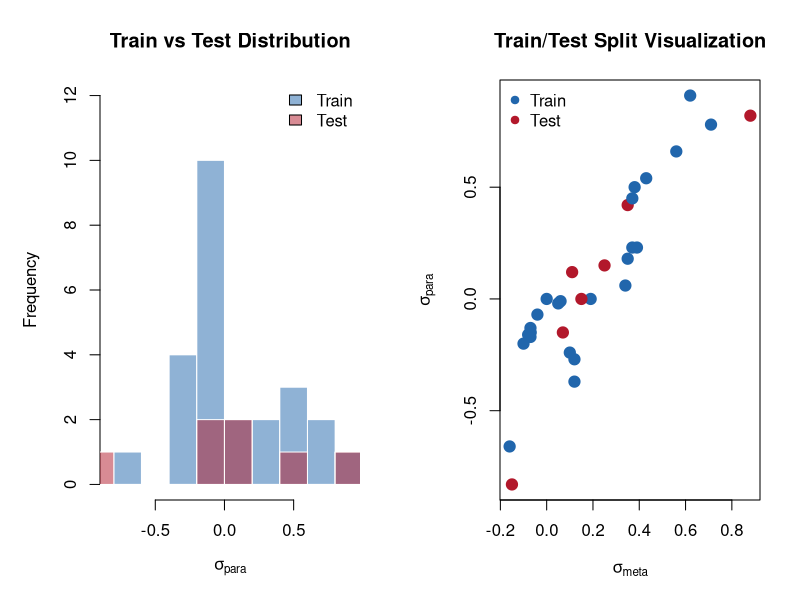
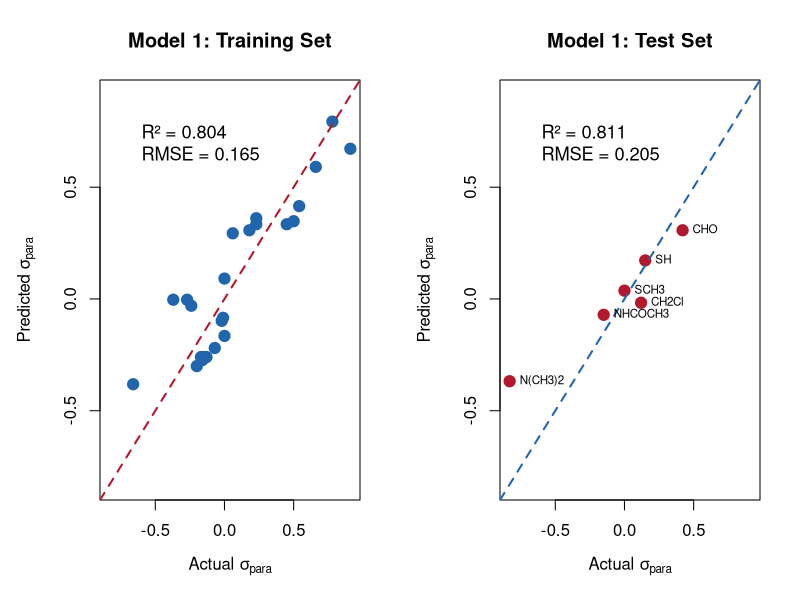
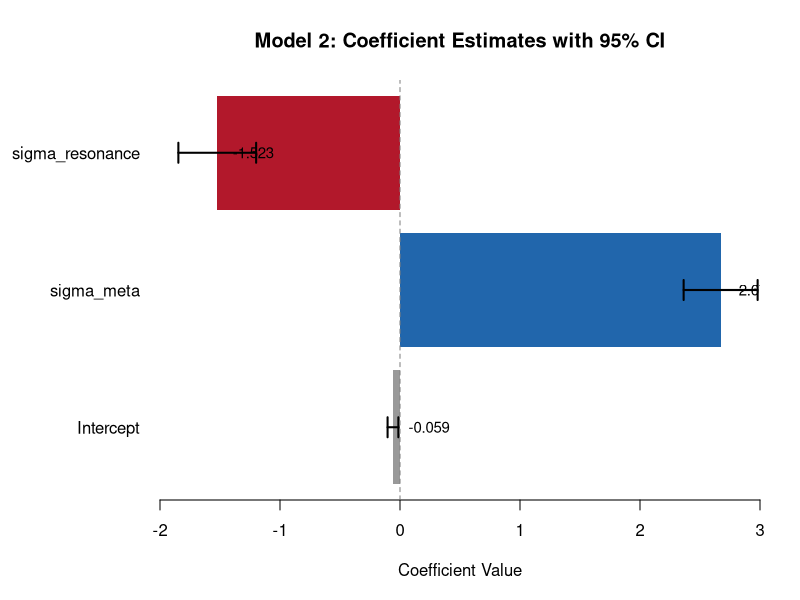
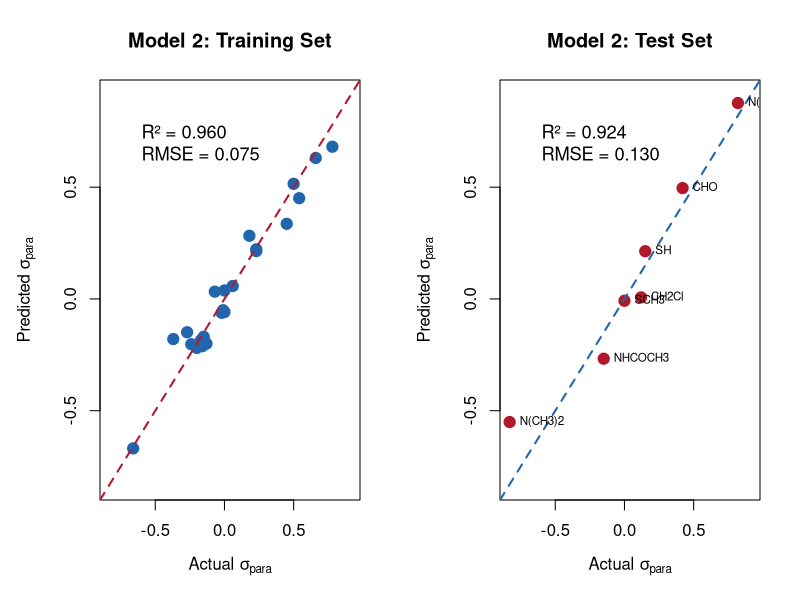
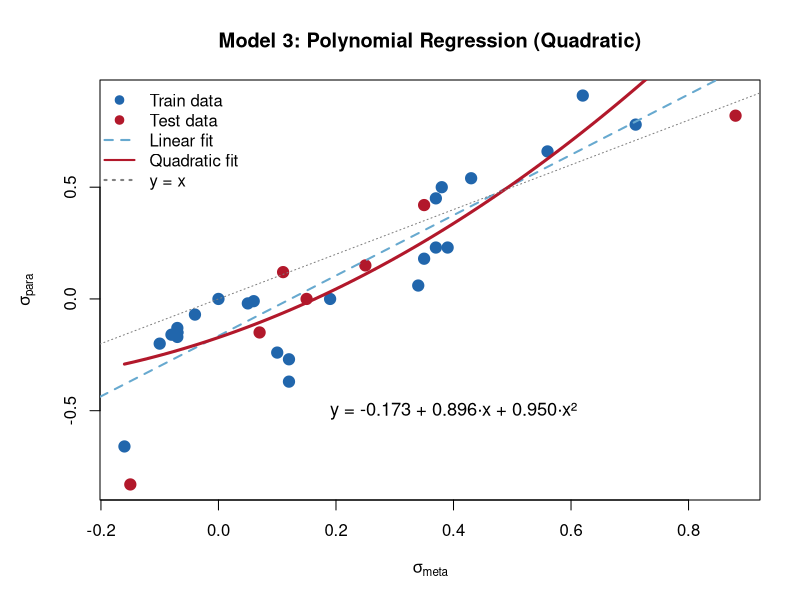
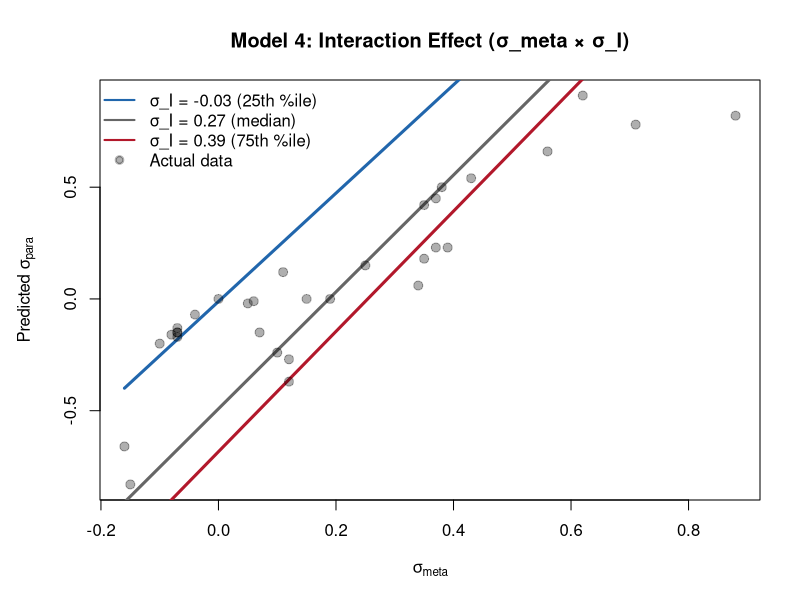
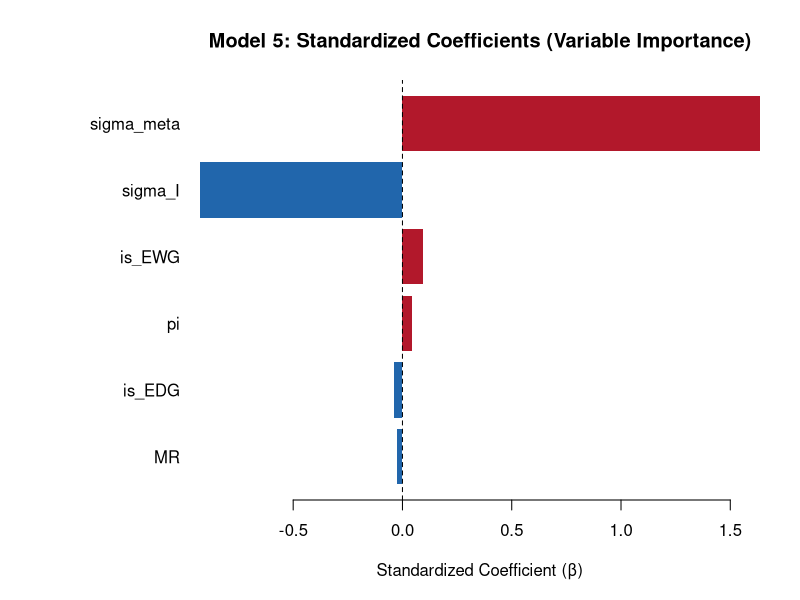
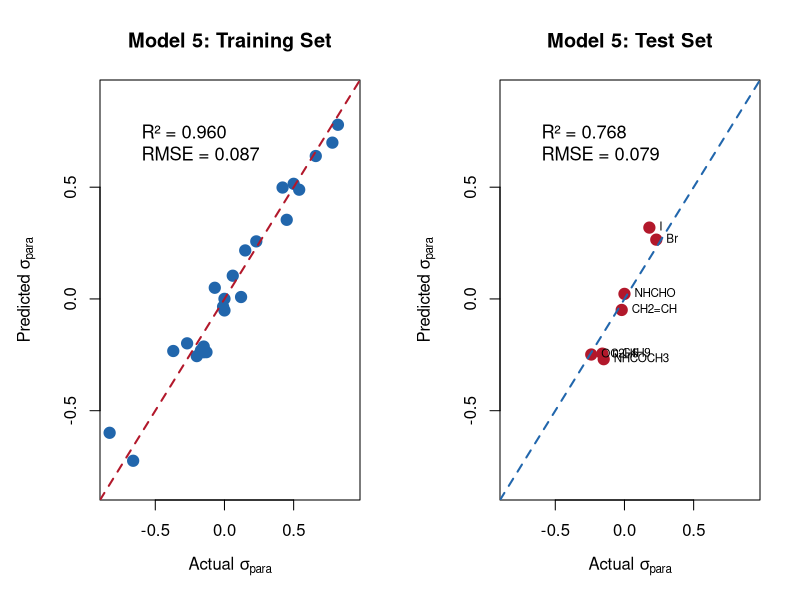

Reproduce these figures in R, in order. (Note: this script raises an error after producing the figures.)
# =============================================================================
# Hammett Substituent Constant Analysis
# Day 4: Machine Learning & Predictive Modeling
# =============================================================================

cat("\n")
cat("============================================================\n")
cat("   HAMMETT SUBSTITUENT CONSTANT ANALYSIS - DAY 4\n")
cat("   Machine Learning & Predictive Modeling\n")
cat("============================================================\n")

# -----------------------------------------------------------------------------
# 1. LOAD DATA
# -----------------------------------------------------------------------------

cat("\n[1] LOADING DATA...\n")

hammett <- read.csv("data/hammett_day_3_r.csv", stringsAsFactors = FALSE)

# Also load extended dataset for more features
hammett_ext <- read.csv("data/hammett_extended.csv", stringsAsFactors = FALSE)

cat(sprintf("Loaded %d substituents from Day 3 dataset\n", nrow(hammett)))

# Merge datasets to get sigma_plus and sigma_minus
hammett_merged <- merge(hammett,
                        hammett_ext[, c("substituent", "sigma_plus", "sigma_minus")],
                        by = "substituent", all.x = TRUE)

cat(sprintf("After merge: %d substituents with extended features\n", nrow(hammett_merged)))

# -----------------------------------------------------------------------------
# 2. FEATURE ENGINEERING
# -----------------------------------------------------------------------------

cat("\n[2] FEATURE ENGINEERING...\n")

# Create additional derived features
hammett_merged$sigma_meta_sq <- hammett_merged$sigma_meta^2  # Quadratic term
hammett_merged$sigma_I_sq <- hammett_merged$sigma_I^2
hammett_merged$meta_I_interaction <- hammett_merged$sigma_meta * hammett_merged$sigma_I

# Binary features
hammett_merged$is_EDG <- as.integer(hammett_merged$effect_type == "EDG")
hammett_merged$is_EWG <- as.integer(hammett_merged$effect_type == "EWG")
hammett_merged$has_N <- as.integer(hammett_merged$heteroatom == "N")
hammett_merged$has_O <- as.integer(hammett_merged$heteroatom == "O")
hammett_merged$is_halogen <- as.integer(hammett_merged$heteroatom %in% c("F", "Cl", "Br", "I"))

cat("Created features:\n")
cat("  - sigma_meta_sq (quadratic term)\n")
cat("  - sigma_I_sq (quadratic term)\n")
cat("  - meta_I_interaction (interaction term)\n")
cat("  - Binary indicators: is_EDG, is_EWG, has_N, has_O, is_halogen\n")

# -----------------------------------------------------------------------------
# 3. TRAIN/TEST SPLIT
# -----------------------------------------------------------------------------

cat("\n[3] TRAIN/TEST SPLIT...\n")

set.seed(42)  # For reproducibility

# 80/20 split
n <- nrow(hammett_merged)
train_idx <- sample(1:n, size = floor(0.8 * n))
test_idx <- setdiff(1:n, train_idx)

train_data <- hammett_merged[train_idx, ]
test_data <- hammett_merged[test_idx, ]

cat(sprintf("Training set: %d samples (%.0f%%)\n", nrow(train_data), 100 * nrow(train_data) / n))
cat(sprintf("Test set: %d samples (%.0f%%)\n", nrow(test_data), 100 * nrow(test_data) / n))

# Visualize the split
png("output/day-4/15_train_test_split.png", width = 900, height = 500)
par(mfrow = c(1, 2), mar = c(5, 5, 4, 2))

# Plot 1: Distribution comparison
hist(train_data$sigma_para, breaks = 10, col = "#2166AC80", border = "white",
     main = "Train vs Test Distribution",
     xlab = expression(sigma[para]), xlim = range(hammett_merged$sigma_para),
     ylim = c(0, 12))
hist(test_data$sigma_para, breaks = 8, col = "#B2182B80", border = "white", add = TRUE)
legend("topright", legend = c("Train", "Test"), fill = c("#2166AC80", "#B2182B80"), bty = "n")

# Plot 2: Scatter showing split
plot(hammett_merged$sigma_meta, hammett_merged$sigma_para,
     pch = 19, cex = 1.5,
     col = ifelse(1:n %in% train_idx, "#2166AC", "#B2182B"),
     xlab = expression(sigma[meta]),
     ylab = expression(sigma[para]),
     main = "Train/Test Split Visualization")
legend("topleft", legend = c("Train", "Test"), col = c("#2166AC", "#B2182B"),
       pch = 19, bty = "n")

dev.off()
cat("Saved: output/day-4/15_train_test_split.png\n")

# -----------------------------------------------------------------------------
# 4. MODEL 1: SIMPLE LINEAR REGRESSION (Baseline)
# -----------------------------------------------------------------------------

cat("\n[4] MODEL 1: SIMPLE LINEAR REGRESSION (Baseline)...\n")
cat("─────────────────────────────────────────────────────────────\n")

model1 <- lm(sigma_para ~ sigma_meta, data = train_data)

cat("\n--- Model 1: σ_para ~ σ_meta ---\n")
print(summary(model1))

# Predictions
train_data$pred_m1 <- predict(model1, train_data)
test_data$pred_m1 <- predict(model1, test_data)

# Calculate metrics
calc_metrics <- function(actual, predicted) {
  residuals <- actual - predicted
  mse <- mean(residuals^2)
  rmse <- sqrt(mse)
  mae <- mean(abs(residuals))
  ss_res <- sum(residuals^2)
  ss_tot <- sum((actual - mean(actual))^2)
  r_squared <- 1 - ss_res / ss_tot
  
  return(list(MSE = mse, RMSE = rmse, MAE = mae, R2 = r_squared))
}

metrics_m1_train <- calc_metrics(train_data$sigma_para, train_data$pred_m1)
metrics_m1_test <- calc_metrics(test_data$sigma_para, test_data$pred_m1)

cat("\n--- Model 1 Performance ---\n")
cat(sprintf("Training: R² = %.4f, RMSE = %.4f, MAE = %.4f\n",
            metrics_m1_train$R2, metrics_m1_train$RMSE, metrics_m1_train$MAE))
cat(sprintf("Test:     R² = %.4f, RMSE = %.4f, MAE = %.4f\n",
            metrics_m1_test$R2, metrics_m1_test$RMSE, metrics_m1_test$MAE))

# Visualization
png("output/day-4/16_model1_baseline.png", width = 1000, height = 500)
par(mfrow = c(1, 2), mar = c(5, 5, 4, 2))

# Training fit
plot(train_data$sigma_para, train_data$pred_m1,
     pch = 19, col = "#2166AC", cex = 1.5,
     xlab = expression("Actual " * sigma[para]),
     ylab = expression("Predicted " * sigma[para]),
     main = "Model 1: Training Set",
     xlim = range(hammett_merged$sigma_para),
     ylim = range(hammett_merged$sigma_para))
abline(0, 1, col = "#B2182B", lwd = 2, lty = 2)
text(-0.6, 0.7, sprintf("R² = %.3f\nRMSE = %.3f", 
                         metrics_m1_train$R2, metrics_m1_train$RMSE),
     cex = 1.1, adj = 0)

# Test fit
plot(test_data$sigma_para, test_data$pred_m1,
     pch = 19, col = "#B2182B", cex = 1.5,
     xlab = expression("Actual " * sigma[para]),
     ylab = expression("Predicted " * sigma[para]),
     main = "Model 1: Test Set",
     xlim = range(hammett_merged$sigma_para),
     ylim = range(hammett_merged$sigma_para))
abline(0, 1, col = "#2166AC", lwd = 2, lty = 2)
text(-0.6, 0.7, sprintf("R² = %.3f\nRMSE = %.3f",
                         metrics_m1_test$R2, metrics_m1_test$RMSE),
     cex = 1.1, adj = 0)

# Label test points
text(test_data$sigma_para, test_data$pred_m1, 
     labels = test_data$substituent, pos = 4, cex = 0.7)

dev.off()
cat("Saved: output/day-4/16_model1_baseline.png\n")

# -----------------------------------------------------------------------------
# 5. MODEL 2: MULTIPLE LINEAR REGRESSION
# -----------------------------------------------------------------------------

cat("\n[5] MODEL 2: MULTIPLE LINEAR REGRESSION...\n")
cat("─────────────────────────────────────────────────────────────\n")

# Use sigma_meta and sigma_I
model2 <- lm(sigma_para ~ sigma_meta + sigma_I, data = train_data)

cat("\n--- Model 2: σ_para ~ σ_meta + σ_I ---\n")
print(summary(model2))

# Predictions
train_data$pred_m2 <- predict(model2, train_data)
test_data$pred_m2 <- predict(model2, test_data)

metrics_m2_train <- calc_metrics(train_data$sigma_para, train_data$pred_m2)
metrics_m2_test <- calc_metrics(test_data$sigma_para, test_data$pred_m2)

cat("\n--- Model 2 Performance ---\n")
cat(sprintf("Training: R² = %.4f, RMSE = %.4f, MAE = %.4f\n",
            metrics_m2_train$R2, metrics_m2_train$RMSE, metrics_m2_train$MAE))
cat(sprintf("Test:     R² = %.4f, RMSE = %.4f, MAE = %.4f\n",
            metrics_m2_test$R2, metrics_m2_test$RMSE, metrics_m2_test$MAE))

# Visualization: Coefficient plot
png("output/day-4/17_model2_coefficients.png", width = 800, height = 500)
par(mar = c(5, 8, 4, 2))

coef_m2 <- summary(model2)$coefficients
coef_names <- c("Intercept", expression(sigma[meta]), expression(sigma[I]))
coef_vals <- coef_m2[, 1]
coef_se <- coef_m2[, 2]

# Horizontal bar plot
bp <- barplot(coef_vals, names.arg = c("Intercept", "sigma_meta", "sigma_resonance"),
              horiz = TRUE, col = c("#999999", "#2166AC", "#B2182B"),
              main = "Model 2: Coefficient Estimates with 95% CI",
              xlab = "Coefficient Value", xlim = c(-2, 3),
              las = 1, border = NA)

# Add error bars (95% CI = ±1.96*SE)
arrows(coef_vals - 1.96 * coef_se, bp, coef_vals + 1.96 * coef_se, bp,
       angle = 90, code = 3, length = 0.1, lwd = 2)

# Add zero reference line
abline(v = 0, lty = 2, col = "gray50")

# Add coefficient values as text
text(coef_vals + 0.3, bp, sprintf("%.3f", coef_vals), cex = 0.9)

dev.off()
cat("Saved: output/day-4/17_model2_coefficients.png\n")

# Actual vs Predicted for Model 2
png("output/day-4/18_model2_predictions.png", width = 1000, height = 500)
par(mfrow = c(1, 2), mar = c(5, 5, 4, 2))

plot(train_data$sigma_para, train_data$pred_m2,
     pch = 19, col = "#2166AC", cex = 1.5,
     xlab = expression("Actual " * sigma[para]),
     ylab = expression("Predicted " * sigma[para]),
     main = "Model 2: Training Set",
     xlim = range(hammett_merged$sigma_para),
     ylim = range(hammett_merged$sigma_para))
abline(0, 1, col = "#B2182B", lwd = 2, lty = 2)
text(-0.6, 0.7, sprintf("R² = %.3f\nRMSE = %.3f",
                         metrics_m2_train$R2, metrics_m2_train$RMSE),
     cex = 1.1, adj = 0)

plot(test_data$sigma_para, test_data$pred_m2,
     pch = 19, col = "#B2182B", cex = 1.5,
     xlab = expression("Actual " * sigma[para]),
     ylab = expression("Predicted " * sigma[para]),
     main = "Model 2: Test Set",
     xlim = range(hammett_merged$sigma_para),
     ylim = range(hammett_merged$sigma_para))
abline(0, 1, col = "#2166AC", lwd = 2, lty = 2)
text(-0.6, 0.7, sprintf("R² = %.3f\nRMSE = %.3f",
                         metrics_m2_test$R2, metrics_m2_test$RMSE),
     cex = 1.1, adj = 0)
text(test_data$sigma_para, test_data$pred_m2,
     labels = test_data$substituent, pos = 4, cex = 0.7)

dev.off()
cat("Saved: output/day-4/18_model2_predictions.png\n")

# -----------------------------------------------------------------------------
# 6. MODEL 3: POLYNOMIAL REGRESSION (Quadratic)
# -----------------------------------------------------------------------------

cat("\n[6] MODEL 3: POLYNOMIAL REGRESSION...\n")
cat("─────────────────────────────────────────────────────────────\n")

model3 <- lm(sigma_para ~ sigma_meta + sigma_meta_sq, data = train_data)

cat("\n--- Model 3: σ_para ~ σ_meta + σ_meta² ---\n")
print(summary(model3))

train_data$pred_m3 <- predict(model3, train_data)
test_data$pred_m3 <- predict(model3, test_data)

metrics_m3_train <- calc_metrics(train_data$sigma_para, train_data$pred_m3)
metrics_m3_test <- calc_metrics(test_data$sigma_para, test_data$pred_m3)

cat("\n--- Model 3 Performance ---\n")
cat(sprintf("Training: R² = %.4f, RMSE = %.4f, MAE = %.4f\n",
            metrics_m3_train$R2, metrics_m3_train$RMSE, metrics_m3_train$MAE))
cat(sprintf("Test:     R² = %.4f, RMSE = %.4f, MAE = %.4f\n",
            metrics_m3_test$R2, metrics_m3_test$RMSE, metrics_m3_test$MAE))

# Visualization: Polynomial fit curve
png("output/day-4/19_model3_polynomial.png", width = 900, height = 600)
par(mar = c(5, 5, 4, 2))

plot(hammett_merged$sigma_meta, hammett_merged$sigma_para,
     pch = 19, cex = 1.5,
     col = ifelse(1:n %in% train_idx, "#2166AC", "#B2182B"),
     xlab = expression(sigma[meta]),
     ylab = expression(sigma[para]),
     main = "Model 3: Polynomial Regression (Quadratic)")

# Add linear fit (Model 1)
abline(model1, col = "#67A9CF", lwd = 2, lty = 2)

# Add polynomial fit curve
meta_seq <- seq(min(hammett_merged$sigma_meta), max(hammett_merged$sigma_meta), length.out = 100)
poly_pred <- predict(model3, newdata = data.frame(sigma_meta = meta_seq, 
                                                   sigma_meta_sq = meta_seq^2))
lines(meta_seq, poly_pred, col = "#B2182B", lwd = 3)

# Add reference line y = x
abline(0, 1, col = "gray50", lty = 3)

legend("topleft", 
       legend = c("Train data", "Test data", "Linear fit", "Quadratic fit", "y = x"),
       col = c("#2166AC", "#B2182B", "#67A9CF", "#B2182B", "gray50"),
       pch = c(19, 19, NA, NA, NA), lty = c(NA, NA, 2, 1, 3), lwd = 2,
       bty = "n")

# Add equation
coef3 <- coef(model3)
eq_text <- sprintf("y = %.3f + %.3f·x + %.3f·x²", coef3[1], coef3[2], coef3[3])
text(0.4, -0.5, eq_text, cex = 1.1)

dev.off()
cat("Saved: output/day-4/19_model3_polynomial.png\n")

# -----------------------------------------------------------------------------
# 7. MODEL 4: MULTIPLE REGRESSION WITH INTERACTION
# -----------------------------------------------------------------------------

cat("\n[7] MODEL 4: REGRESSION WITH INTERACTION TERM...\n")
cat("─────────────────────────────────────────────────────────────\n")

model4 <- lm(sigma_para ~ sigma_meta * sigma_I, data = train_data)

cat("\n--- Model 4: σ_para ~ σ_meta * σ_I (with interaction) ---\n")
print(summary(model4))

train_data$pred_m4 <- predict(model4, train_data)
test_data$pred_m4 <- predict(model4, test_data)

metrics_m4_train <- calc_metrics(train_data$sigma_para, train_data$pred_m4)
metrics_m4_test <- calc_metrics(test_data$sigma_para, test_data$pred_m4)

cat("\n--- Model 4 Performance ---\n")
cat(sprintf("Training: R² = %.4f, RMSE = %.4f, MAE = %.4f\n",
            metrics_m4_train$R2, metrics_m4_train$RMSE, metrics_m4_train$MAE))
cat(sprintf("Test:     R² = %.4f, RMSE = %.4f, MAE = %.4f\n",
            metrics_m4_test$R2, metrics_m4_test$RMSE, metrics_m4_test$MAE))

# Visualization: Interaction effect
png("output/day-4/20_model4_interaction.png", width = 900, height = 600)
par(mar = c(5, 5, 4, 2))

# Create grid for 3D-like visualization
# Show predicted sigma_para at different sigma_I levels

sigma_I_levels <- quantile(train_data$sigma_I, c(0.25, 0.5, 0.75), na.rm = TRUE)
colors <- c("#2166AC", "#666666", "#B2182B")

plot(NULL, xlim = range(hammett_merged$sigma_meta, na.rm = TRUE),
     ylim = range(hammett_merged$sigma_para, na.rm = TRUE),
     xlab = expression(sigma[meta]),
     ylab = expression("Predicted " * sigma[para]),
     main = "Model 4: Interaction Effect (σ_meta × σ_I)")

meta_seq <- seq(min(hammett_merged$sigma_meta), max(hammett_merged$sigma_meta), length.out = 100)

for (i in 1:3) {
  pred_vals <- predict(model4, newdata = data.frame(
    sigma_meta = meta_seq,
    sigma_I = rep(sigma_I_levels[i], 100)
  ))
  lines(meta_seq, pred_vals, col = colors[i], lwd = 3)
}

# Add actual data points
points(hammett_merged$sigma_meta, hammett_merged$sigma_para,
       pch = 19, col = "#00000050", cex = 1.2)

legend("topleft",
       legend = c(sprintf("σ_I = %.2f (25th %%ile)", sigma_I_levels[1]),
                  sprintf("σ_I = %.2f (median)", sigma_I_levels[2]),
                  sprintf("σ_I = %.2f (75th %%ile)", sigma_I_levels[3]),
                  "Actual data"),
       col = c(colors, "#00000050"), lty = c(1, 1, 1, NA), pch = c(NA, NA, NA, 19),
       lwd = 2, bty = "n")

dev.off()
cat("Saved: output/day-4/20_model4_interaction.png\n")

# -----------------------------------------------------------------------------
# 8. MODEL 5: KITCHEN SINK MODEL (All features)
# -----------------------------------------------------------------------------

cat("\n[8] MODEL 5: FULL MODEL (Multiple predictors)...\n")
cat("─────────────────────────────────────────────────────────────\n")

# Use all available numeric predictors
model5 <- lm(sigma_para ~ sigma_meta + sigma_I + pi + MR + is_EDG + is_EWG, 
             data = train_data)

cat("\n--- Model 5: Full model with multiple predictors ---\n")
print(summary(model5))

train_data$pred_m5 <- predict(model5, train_data)
test_data$pred_m5 <- predict(model5, test_data)

metrics_m5_train <- calc_metrics(train_data$sigma_para, train_data$pred_m5)
metrics_m5_test <- calc_metrics(test_data$sigma_para, test_data$pred_m5)

cat("\n--- Model 5 Performance ---\n")
cat(sprintf("Training: R² = %.4f, RMSE = %.4f, MAE = %.4f\n",
            metrics_m5_train$R2, metrics_m5_train$RMSE, metrics_m5_train$MAE))
cat(sprintf("Test:     R² = %.4f, RMSE = %.4f, MAE = %.4f\n",
            metrics_m5_test$R2, metrics_m5_test$RMSE, metrics_m5_test$MAE))

# Variable importance (standardized coefficients)
png("output/day-4/21_model5_importance.png", width = 900, height = 600)
par(mar = c(5, 10, 4, 2))

# Calculate standardized coefficients (beta weights)
# Beta = b * (SD_x / SD_y)
coef5 <- coef(model5)[-1]  # Exclude intercept
predictors <- c("sigma_meta", "sigma_I", "pi", "MR", "is_EDG", "is_EWG")
sd_y <- sd(train_data$sigma_para)

std_coefs <- sapply(seq_along(predictors), function(i) {
  coef5[i] * sd(train_data[[predictors[i]]], na.rm = TRUE) / sd_y
})
names(std_coefs) <- predictors

# Sort by absolute value
std_coefs_sorted <- std_coefs[order(abs(std_coefs))]

barplot(std_coefs_sorted, horiz = TRUE, las = 1,
        col = ifelse(std_coefs_sorted > 0, "#B2182B", "#2166AC"),
        main = "Model 5: Standardized Coefficients (Variable Importance)",
        xlab = "Standardized Coefficient (β)",
        border = NA)
abline(v = 0, lty = 2)

dev.off()
cat("Saved: output/day-4/21_model5_importance.png\n")

# Model 5 Predictions Plot
set.seed(42)
n <- nrow(hammett)
train_idx <- sample(1:n, size = floor(0.8 * n))
test_idx <- setdiff(1:n, train_idx)

train_data <- hammett[train_idx, ]
test_data <- hammett[test_idx, ]

# Create binary features
train_data$is_EDG <- as.integer(train_data$effect_type == "EDG")
train_data$is_EWG <- as.integer(train_data$effect_type == "EWG")
test_data$is_EDG <- as.integer(test_data$effect_type == "EDG")
test_data$is_EWG <- as.integer(test_data$effect_type == "EWG")

# Fit Model 5
model5 <- lm(sigma_para ~ sigma_meta + sigma_I + pi + MR + is_EDG + is_EWG, 
             data = train_data)

# Predictions
train_data$pred_m5 <- predict(model5, train_data)
test_data$pred_m5 <- predict(model5, test_data)

# Calculate metrics
calc_metrics <- function(actual, predicted) {
  residuals <- actual - predicted
  ss_res <- sum(residuals^2)
  ss_tot <- sum((actual - mean(actual))^2)
  r_squared <- 1 - ss_res / ss_tot
  rmse <- sqrt(mean(residuals^2))
  return(list(R2 = r_squared, RMSE = rmse))
}

metrics_train <- calc_metrics(train_data$sigma_para, train_data$pred_m5)
metrics_test <- calc_metrics(test_data$sigma_para, test_data$pred_m5)

# Generate plot
png("output/day-4/22_model5_predictions.png", width = 1000, height = 500)
par(mfrow = c(1, 2), mar = c(5, 5, 4, 2))

# Training set
plot(train_data$sigma_para, train_data$pred_m5,
     pch = 19, col = "#2166AC", cex = 1.5,
     xlab = expression("Actual " * sigma[para]),
     ylab = expression("Predicted " * sigma[para]),
     main = "Model 5: Training Set",
     xlim = range(hammett$sigma_para),
     ylim = range(hammett$sigma_para))
abline(0, 1, col = "#B2182B", lwd = 2, lty = 2)
text(-0.6, 0.7, sprintf("R² = %.3f\nRMSE = %.3f", 
                         metrics_train$R2, metrics_train$RMSE),
     cex = 1.1, adj = 0)

# Test set
plot(test_data$sigma_para, test_data$pred_m5,
     pch = 19, col = "#B2182B", cex = 1.5,
     xlab = expression("Actual " * sigma[para]),
     ylab = expression("Predicted " * sigma[para]),
     main = "Model 5: Test Set",
     xlim = range(hammett$sigma_para),
     ylim = range(hammett$sigma_para))
abline(0, 1, col = "#2166AC", lwd = 2, lty = 2)
text(-0.6, 0.7, sprintf("R² = %.3f\nRMSE = %.3f",
                         metrics_test$R2, metrics_test$RMSE),
     cex = 1.1, adj = 0)
text(test_data$sigma_para, test_data$pred_m5,
     labels = test_data$substituent, pos = 4, cex = 0.7)

dev.off()
cat("Saved: output/day-4/22_model5_predictions.png\n")

# -----------------------------------------------------------------------------
# 9. MODEL COMPARISON
# -----------------------------------------------------------------------------

cat("\n[9] MODEL COMPARISON...\n")
cat("─────────────────────────────────────────────────────────────\n")

# Compile all results
model_comparison <- data.frame(
  Model = c("M1: Simple (σ_meta)",
            "M2: Multiple (σ_meta + σ_I)",
            "M3: Polynomial (σ_meta²)",
            "M4: Interaction (σ_meta × σ_I)",
            "M5: Full model"),
  Train_R2 = c(metrics_m1_train$R2, metrics_m2_train$R2, metrics_m3_train$R2,
               metrics_m4_train$R2, metrics_m5_train$R2),
  Test_R2 = c(metrics_m1_test$R2, metrics_m2_test$R2, metrics_m3_test$R2,
              metrics_m4_test$R2, metrics_m5_test$R2),
  Train_RMSE = c(metrics_m1_train$RMSE, metrics_m2_train$RMSE, metrics_m3_train$RMSE,
                 metrics_m4_train$RMSE, metrics_m5_train$RMSE),
  Test_RMSE = c(metrics_m1_test$RMSE, metrics_m2_test$RMSE, metrics_m3_test$RMSE,
                metrics_m4_test$RMSE, metrics_m5_test$RMSE),
  Num_Predictors = c(1, 2, 2, 3, 6)
)

cat("\n--- Model Comparison Summary ---\n")
print(model_comparison, row.names = FALSE)

# Calculate overfitting measure (Train R² - Test R²)
model_comparison$Overfit <- model_comparison$Train_R2 - model_comparison$Test_R2

# Visualization: Model comparison
png("output/day-4/23_model_comparison.png", width = 1000, height = 600)
par(mfrow = c(1, 2), mar = c(8, 5, 4, 2))

# Plot 1: R² comparison
bar_positions <- barplot(rbind(model_comparison$Train_R2, model_comparison$Test_R2),
                         beside = TRUE, col = c("#2166AC", "#B2182B"),
                         names.arg = c("M1", "M2", "M3", "M4", "M5"),
                         ylim = c(0, 1.1),
                         main = "Model Comparison: R²",
                         ylab = "R²")
legend("topright", legend = c("Train", "Test"), fill = c("#2166AC", "#B2182B"), bty = "n")

# Add value labels
text(bar_positions[1, ], model_comparison$Train_R2 + 0.05, 
     sprintf("%.2f", model_comparison$Train_R2), cex = 0.8)
text(bar_positions[2, ], model_comparison$Test_R2 + 0.05,
     sprintf("%.2f", model_comparison$Test_R2), cex = 0.8)

# Plot 2: RMSE comparison
bar_positions2 <- barplot(rbind(model_comparison$Train_RMSE, model_comparison$Test_RMSE),
                          beside = TRUE, col = c("#2166AC", "#B2182B"),
                          names.arg = c("M1", "M2", "M3", "M4", "M5"),
                          ylim = c(0, max(model_comparison$Test_RMSE) * 1.3),
                          main = "Model Comparison: RMSE",
                          ylab = "RMSE")
legend("topright", legend = c("Train", "Test"), fill = c("#2166AC", "#B2182B"), bty = "n")

dev.off()
cat("Saved: output/day-4/23_model_comparison.png\n")

# -----------------------------------------------------------------------------
# 10. CROSS-VALIDATION
# -----------------------------------------------------------------------------

cat("\n[10] K-FOLD CROSS-VALIDATION...\n")
cat("─────────────────────────────────────────────────────────────\n")

# Implement k-fold CV manually (no external packages)
k_fold_cv <- function(data, formula, k = 5) {
  set.seed(123)
  n <- nrow(data)
  folds <- sample(rep(1:k, length.out = n))
  
  cv_results <- data.frame(
    Fold = 1:k,
    Train_R2 = numeric(k),
    Test_R2 = numeric(k),
    Test_RMSE = numeric(k)
  )
  
  for (i in 1:k) {
    train_fold <- data[folds != i, ]
    test_fold <- data[folds == i, ]
    
    model <- lm(formula, data = train_fold)
    
    train_pred <- predict(model, train_fold)
    test_pred <- predict(model, test_fold)
    
    cv_results$Train_R2[i] <- 1 - sum((train_fold$sigma_para - train_pred)^2) / 
                                  sum((train_fold$sigma_para - mean(train_fold$sigma_para))^2)
    cv_results$Test_R2[i] <- 1 - sum((test_fold$sigma_para - test_pred)^2) /
                                 sum((test_fold$sigma_para - mean(test_fold$sigma_para))^2)
    cv_results$Test_RMSE[i] <- sqrt(mean((test_fold$sigma_para - test_pred)^2))
  }
  
  return(cv_results)
}

cat("\n--- 5-Fold Cross-Validation: Model 2 (σ_meta + σ_I) ---\n")
cv_results_m2 <- k_fold_cv(hammett_merged, sigma_para ~ sigma_meta + sigma_I, k = 5)
print(cv_results_m2)
cat(sprintf("\nMean Test R²: %.4f (SD = %.4f)\n", 
            mean(cv_results_m2$Test_R2), sd(cv_results_m2$Test_R2)))
cat(sprintf("Mean Test RMSE: %.4f (SD = %.4f)\n",
            mean(cv_results_m2$Test_RMSE), sd(cv_results_m2$Test_RMSE)))

# CV for all models
cv_m1 <- k_fold_cv(hammett_merged, sigma_para ~ sigma_meta, k = 5)
cv_m2 <- k_fold_cv(hammett_merged, sigma_para ~ sigma_meta + sigma_I, k = 5)
cv_m3 <- k_fold_cv(hammett_merged, sigma_para ~ sigma_meta + I(sigma_meta^2), k = 5)

cv_summary <- data.frame(
  Model = c("M1: Simple", "M2: Multiple", "M3: Polynomial"),
  Mean_CV_R2 = c(mean(cv_m1$Test_R2), mean(cv_m2$Test_R2), mean(cv_m3$Test_R2)),
  SD_CV_R2 = c(sd(cv_m1$Test_R2), sd(cv_m2$Test_R2), sd(cv_m3$Test_R2)),
  Mean_CV_RMSE = c(mean(cv_m1$Test_RMSE), mean(cv_m2$Test_RMSE), mean(cv_m3$Test_RMSE))
)

cat("\n--- Cross-Validation Summary ---\n")
print(cv_summary, row.names = FALSE)

# Visualization: CV results
png("output/day-4/24_cross_validation.png", width = 1000, height = 500)
par(mfrow = c(1, 2), mar = c(5, 5, 4, 2))

# Plot 1: CV R² by fold
plot(1:5, cv_m1$Test_R2, type = "b", pch = 19, col = "#2166AC", lwd = 2,
     ylim = c(0.5, 1), xlab = "Fold", ylab = "Test R²",
     main = "5-Fold CV: Test R² by Fold")
lines(1:5, cv_m2$Test_R2, type = "b", pch = 17, col = "#B2182B", lwd = 2)
lines(1:5, cv_m3$Test_R2, type = "b", pch = 15, col = "#4DAF4A", lwd = 2)
legend("bottomright", legend = c("M1: Simple", "M2: Multiple", "M3: Polynomial"),
       col = c("#2166AC", "#B2182B", "#4DAF4A"), pch = c(19, 17, 15), lwd = 2, bty = "n")

# Plot 2: Mean CV R² with error bars
bp <- barplot(cv_summary$Mean_CV_R2, names.arg = c("M1", "M2", "M3"),
              col = c("#2166AC", "#B2182B", "#4DAF4A"),
              ylim = c(0, 1.1), main = "Mean CV R² (±1 SD)",
              ylab = "Mean Test R²")
arrows(bp, cv_summary$Mean_CV_R2 - cv_summary$SD_CV_R2,
       bp, cv_summary$Mean_CV_R2 + cv_summary$SD_CV_R2,
       angle = 90, code = 3, length = 0.1, lwd = 2)
text(bp, cv_summary$Mean_CV_R2 + cv_summary$SD_CV_R2 + 0.05,
     sprintf("%.3f", cv_summary$Mean_CV_R2), cex = 0.9)

dev.off()
cat("Saved: output/day-4/24_cross_validation.png\n")

# -----------------------------------------------------------------------------
# 11. RESIDUAL DIAGNOSTICS (Best Model)
# -----------------------------------------------------------------------------

cat("\n[11] RESIDUAL DIAGNOSTICS FOR BEST MODEL...\n")
cat("─────────────────────────────────────────────────────────────\n")

# Use Model 2 as best balance of performance and simplicity
best_model <- model2
hammett_merged$best_pred <- predict(best_model, hammett_merged)
hammett_merged$best_resid <- hammett_merged$sigma_para - hammett_merged$best_pred

png("output/day-4/25_residual_diagnostics.png", width = 1000, height = 800)
par(mfrow = c(2, 2), mar = c(5, 5, 4, 2))

# Plot 1: Residuals vs Fitted
plot(hammett_merged$best_pred, hammett_merged$best_resid,
     pch = 19, col = "#2166AC", cex = 1.2,
     xlab = "Fitted Values", ylab = "Residuals",
     main = "Residuals vs Fitted")
abline(h = 0, lty = 2, col = "red", lwd = 2)
lines(lowess(hammett_merged$best_pred, hammett_merged$best_resid), col = "blue", lwd = 2)

# Plot 2: Q-Q Plot
qqnorm(hammett_merged$best_resid, pch = 19, col = "#2166AC",
       main = "Normal Q-Q Plot of Residuals")
qqline(hammett_merged$best_resid, col = "red", lwd = 2)

# Plot 3: Scale-Location (sqrt of standardized residuals)
std_resid <- hammett_merged$best_resid / sd(hammett_merged$best_resid)
plot(hammett_merged$best_pred, sqrt(abs(std_resid)),
     pch = 19, col = "#2166AC", cex = 1.2,
     xlab = "Fitted Values", ylab = expression(sqrt("|Standardized Residuals|")),
     main = "Scale-Location Plot")
lines(lowess(hammett_merged$best_pred, sqrt(abs(std_resid))), col = "blue", lwd = 2)

# Plot 4: Residuals by substituent
resid_order <- order(hammett_merged$best_resid)
barplot(hammett_merged$best_resid[resid_order],
        names.arg = hammett_merged$substituent[resid_order],
        col = ifelse(hammett_merged$best_resid[resid_order] > 0, "#EF8A62", "#67A9CF"),
        las = 2, cex.names = 0.5,
        main = "Residuals by Substituent",
        ylab = "Residual")
abline(h = 0)

dev.off()
cat("Saved: output/day-4/25_residual_diagnostics.png\n")

# Identify influential points
cat("\n--- Influential Points (|Residual| > 2*SD) ---\n")
threshold <- 2 * sd(hammett_merged$best_resid)
influential <- hammett_merged[abs(hammett_merged$best_resid) > threshold,
                               c("substituent", "sigma_para", "best_pred", "best_resid")]
if (nrow(influential) > 0) {
  print(influential, row.names = FALSE)
} else {
  cat("No points exceed 2*SD threshold\n")
}

# -----------------------------------------------------------------------------
# 12. PREDICTION INTERVALS
# -----------------------------------------------------------------------------

cat("\n[12] PREDICTION INTERVALS...\n")
cat("─────────────────────────────────────────────────────────────\n")

# Get prediction intervals for test set
pred_intervals <- predict(best_model, test_data, interval = "prediction", level = 0.95)
test_data$pred_lower <- pred_intervals[, "lwr"]
test_data$pred_upper <- pred_intervals[, "upr"]

cat("\n--- 95% Prediction Intervals for Test Set ---\n")
print(test_data[, c("substituent", "sigma_para", "pred_m2", "pred_lower", "pred_upper")],
      row.names = FALSE)

# Check coverage
coverage <- mean(test_data$sigma_para >= test_data$pred_lower & 
                  test_data$sigma_para <= test_data$pred_upper)
cat(sprintf("\nActual coverage: %.1f%% (expected: 95%%)\n", coverage * 100))

# Visualization
png("output/day-4/26_prediction_intervals.png", width = 900, height = 600)
par(mar = c(8, 5, 4, 2))

# Order by predicted value
test_order <- order(test_data$pred_m2)
test_ordered <- test_data[test_order, ]

x_pos <- seq_len(nrow(test_ordered))

plot(x_pos, test_ordered$pred_m2, pch = 19, col = "#2166AC", cex = 1.5,
     ylim = range(c(test_ordered$pred_lower, test_ordered$pred_upper, test_ordered$sigma_para)),
     xlab = "", ylab = expression(sigma[para]),
     main = "95% Prediction Intervals for Test Set",
     xaxt = "n")

# Add prediction intervals
arrows(x_pos, test_ordered$pred_lower, x_pos, test_ordered$pred_upper,
       angle = 90, code = 3, length = 0.1, col = "#2166AC", lwd = 2)

# Add actual values
points(x_pos, test_ordered$sigma_para, pch = 17, col = "#B2182B", cex = 1.5)

# X-axis labels
axis(1, at = x_pos, labels = test_ordered$substituent, las = 2, cex.axis = 0.8)

legend("topleft", legend = c("Predicted", "Actual", "95% PI"),
       col = c("#2166AC", "#B2182B", "#2166AC"),
       pch = c(19, 17, NA), lty = c(NA, NA, 1), lwd = 2, bty = "n")

dev.off()
cat("Saved: output/day-4/26_prediction_intervals.png\n")

# -----------------------------------------------------------------------------
# 13. LEARNING CURVE
# -----------------------------------------------------------------------------

cat("\n[13] LEARNING CURVE ANALYSIS...\n")
cat("─────────────────────────────────────────────────────────────\n")

# How does performance change with training set size?
learning_curve <- function(data, formula, train_sizes, n_iter = 10) {
  results <- data.frame(
    Train_Size = train_sizes,
    Mean_Train_R2 = numeric(length(train_sizes)),
    Mean_Test_R2 = numeric(length(train_sizes)),
    SD_Test_R2 = numeric(length(train_sizes))
  )
  
  for (i in seq_along(train_sizes)) {
    size <- train_sizes[i]
    train_r2 <- numeric(n_iter)
    test_r2 <- numeric(n_iter)
    
    for (j in 1:n_iter) {
      # Random split
      idx <- sample(seq_len(nrow(data)), size)
      train <- data[idx, ]
      test <- data[-idx, ]
      
      if (nrow(test) < 3) next
      
      model <- lm(formula, data = train)
      
      train_pred <- predict(model, train)
      test_pred <- predict(model, test)
      
      train_r2[j] <- 1 - sum((train$sigma_para - train_pred)^2) /
                         sum((train$sigma_para - mean(train$sigma_para))^2)
      test_r2[j] <- 1 - sum((test$sigma_para - test_pred)^2) /
                        sum((test$sigma_para - mean(test$sigma_para))^2)
    }
    
    results$Mean_Train_R2[i] <- mean(train_r2, na.rm = TRUE)
    results$Mean_Test_R2[i] <- mean(test_r2, na.rm = TRUE)
    results$SD_Test_R2[i] <- sd(test_r2, na.rm = TRUE)
  }
  
  return(results)
}

train_sizes <- c(8, 12, 16, 20, 24, 28)
lc_results <- learning_curve(hammett_merged, sigma_para ~ sigma_meta + sigma_I, 
                              train_sizes, n_iter = 20)

cat("\n--- Learning Curve Results ---\n")
print(lc_results, row.names = FALSE)

png("output/day-4/26_learning_curve.png", width = 800, height = 600)
par(mar = c(5, 5, 4, 2))

plot(lc_results$Train_Size, lc_results$Mean_Train_R2, type = "b",
     pch = 19, col = "#2166AC", lwd = 2, ylim = c(0.5, 1),
     xlab = "Training Set Size", ylab = "R²",
     main = "Learning Curve: Model 2 (σ_meta + σ_I)")

lines(lc_results$Train_Size, lc_results$Mean_Test_R2, type = "b",
      pch = 17, col = "#B2182B", lwd = 2)

# Add error bands for test
polygon(c(lc_results$Train_Size, rev(lc_results$Train_Size)),
        c(lc_results$Mean_Test_R2 + lc_results$SD_Test_R2,
          rev(lc_results$Mean_Test_R2 - lc_results$SD_Test_R2)),
        col = "#B2182B20", border = NA)

legend("bottomright", legend = c("Training R²", "Test R² (±1 SD)"),
       col = c("#2166AC", "#B2182B"), pch = c(19, 17), lwd = 2, bty = "n")

# Add annotation
text(20, 0.6, "Gap = Overfitting\nConvergence = Sufficient data", cex = 0.9, adj = 0)

dev.off()
cat("Saved: output/day-4/26_learning_curve.png\n")

# -----------------------------------------------------------------------------
# COMPLETION
# -----------------------------------------------------------------------------

cat("\n============================================================\n")
cat("                  DAY 4 COMPLETE!\n")
cat("============================================================\n")
